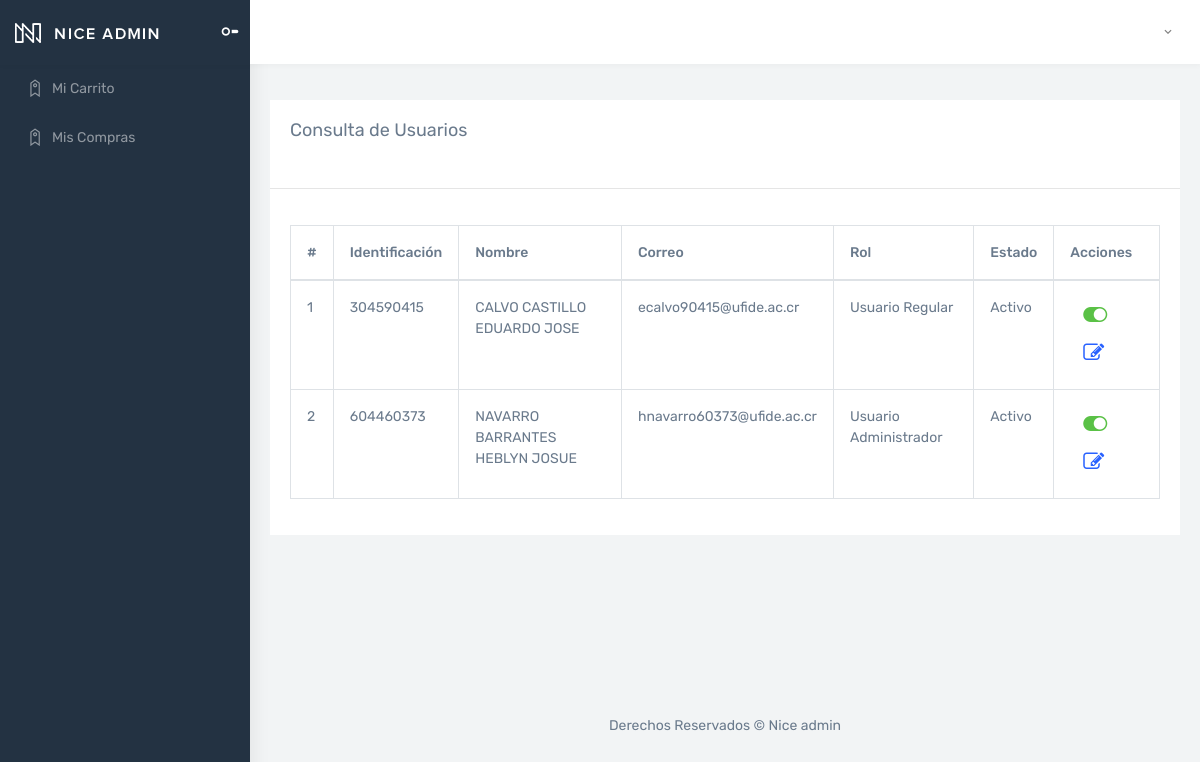
/Views/Usuario/consultarUsuarios.php, run on an earlier commit of the app's database.
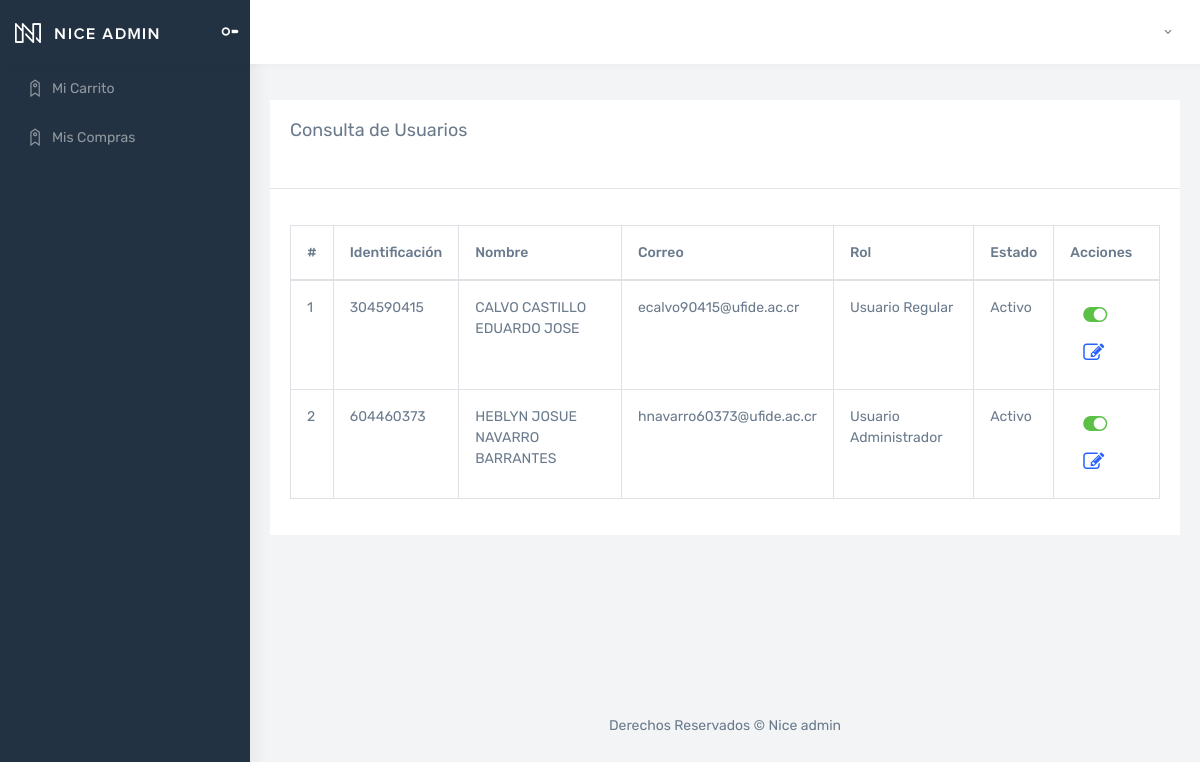
And on a later commit of the database.
### tables this page shows
CREATE TABLE `tusuario` (
  `IdUsuario` bigint(11) NOT NULL AUTO_INCREMENT,
  `Nombre` varchar(255) NOT NULL,
  `Correo` varchar(100) NOT NULL,
  `Identificacion` varchar(20) NOT NULL,
  `Contrasenna` varchar(10) NOT NULL,
  `IdRol` int(11) NOT NULL,
  `Estado` bit(1) NOT NULL,
  PRIMARY KEY (`IdUsuario`),
  KEY `FK_tusuario_trol` (`IdRol`),
  CONSTRAINT `FK_tusuario_trol` FOREIGN KEY (`IdRol`) REFERENCES `trol` (`IdRol`)
);

CREATE TABLE `trol` (
  `IdRol` int(11) NOT NULL AUTO_INCREMENT,
  `NombreRol` varchar(50) NOT NULL,
  PRIMARY KEY (`IdRol`)
);

### Models/usuarioModel.php (called while the page is built, shortened)
<?php
    function ConsultarUsuariosModel()
    {
        try
        {
            $context = OpenDB();
            $sp = "CALL ConsultarUsuarios()";
            $respuesta = $context -> query($sp);
            return $respuesta;
        }
        catch(Exception $error)
        {
            RegistrarError($error);
            return null;
        }
    }
?>

### Controllers/usuarioController.php (called while the page is built, shortened)
<?php
    include_once $_SERVER["DOCUMENT_ROOT"] . '/Curso/Models/usuarioModel.php';
    function ConsultarUsuarios()
    {
        return ConsultarUsuariosModel();
    }
?>

### Views/Usuario/consultarUsuarios.php (the view, shortened to what this page needs)
<?php
    include_once $_SERVER["DOCUMENT_ROOT"] . '/Curso/Views/layoutInterno.php';
    include_once $_SERVER["DOCUMENT_ROOT"] . '/Curso/Controllers/usuarioController.php';
    $resultado = ConsultarUsuarios();
?>
<!DOCTYPE html>
<html>
<body>
    <div id="main-wrapper">
        <div class="page-wrapper">
            <div class="container-fluid">
                <div class="row">
                    <div class="col-12">
                        <div class="card">
                            <div class="card-body">
                                <h4 class="card-title">Consulta de Usuarios</h4>
                            </div>
                            <hr>
                            <form class="form-horizontal" action="" method="POST">
                                <div class="card-body">
                                    <table id="tablaDatos" class="table table-bordered table-hover">
                                        <thead>
                                            <tr>
                                                <th>#</th>
                                                <th>Identificación</th>
                                                <th>Nombre</th>
                                                <th>Correo</th>
                                                <th>Rol</th>
                                                <th>Estado</th>
                                                <th>Acciones</th>
                                            </tr>
                                        </thead>
                                        <tbody>
                                            <?php
                                                While($fila = mysqli_fetch_array($resultado))
                                                {
                                                    echo "<tr>";
                                                    echo "<td>". $fila["IdUsuario"] ."</td>";
                                                    echo "<td>". $fila["Identificacion"] ."</td>";
                                                    echo "<td>". $fila["Nombre"] ."</td>";
                                                    echo "<td>". $fila["Correo"] ."</td>";
                                                    echo "<td>". $fila["NombreRol"] ."</td>";
                                                    echo "<td>". $fila["EstadoDescripcion"] ."</td>";
                                                    echo '<td>
                                                        <a class="btn btnAbrirModal" data-toggle="modal" data-target="#CambiarEstadoUsuario"
                                                            data-id="' . $fila["IdUsuario"] . '" data-nombre="' . $fila["Nombre"] . '">
                                                            <i class="fa ' . ($fila["Estado"] ? 'fa-toggle-on text-success' : 'fa-toggle-off text-danger') . '" style="font-size:1.5em;"></i>
                                                        </a>
                                                        <a href="actualizarUsuario.php?q=' . $fila["IdUsuario"] . '" class="btn">
                                                            <i class="fa fa-edit" style="font-size:1.5em;"></i>
                                                        </a>
                                                     </td>';
                                                    echo "</tr>";
                                                }
                                            ?>
                                        </tbody>
                                    </table>
                                </div>
                            </form>
                        </div>
                    </div>
                </div>
            </div>
        </div>
    </div>
</body>
</html>

What changed in the data, as far as the page shows it:
changed tusuario "hnavarro60373@ufide.ac.cr": Nombre "NAVARRO BARRANTES HEBLYN JOSUE" → "HEBLYN JOSUE NAVARRO BARRANTES"
